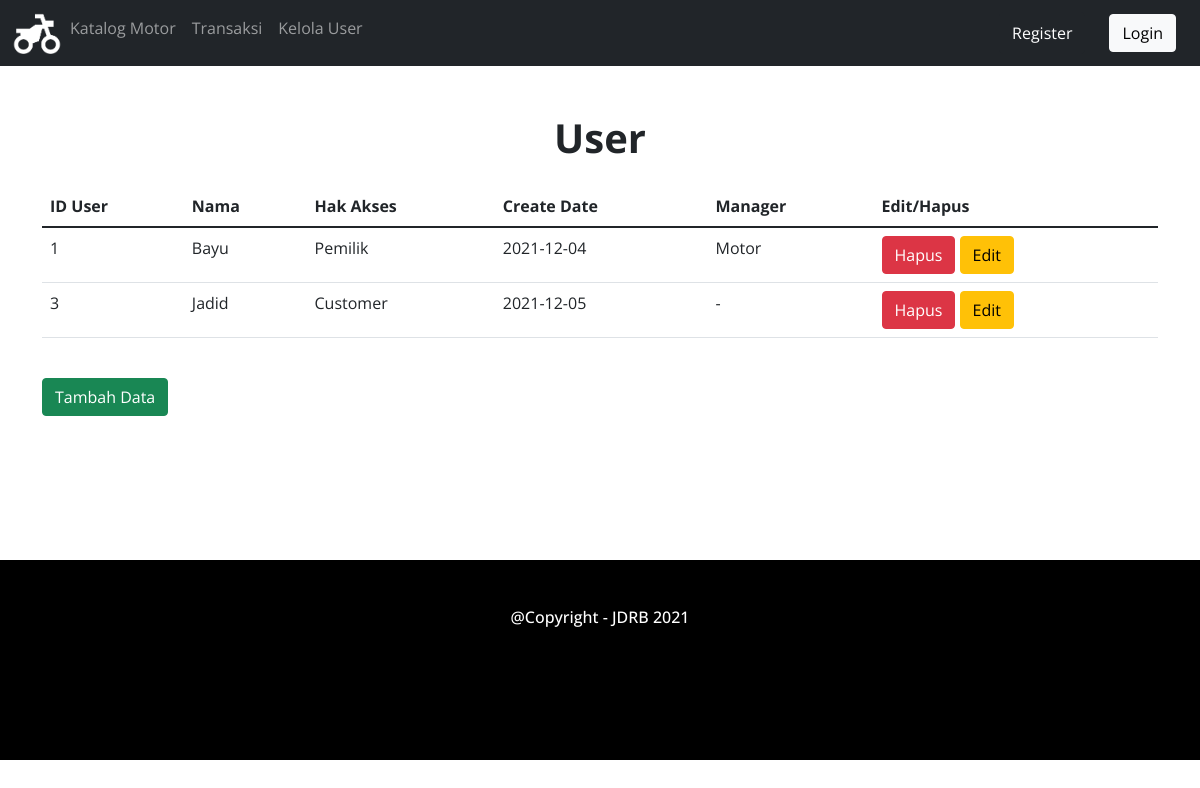
Page /user/user.php on the committed database.
### tables this page shows
CREATE TABLE `user` (
  `IDUser` int(100) NOT NULL,
  `Nama` varchar(20) NOT NULL,
  `Password` varchar(100) NOT NULL,
  `Hak_Akses` varchar(100) NOT NULL,
  `Create_Date` date NOT NULL DEFAULT current_timestamp(),
  `Manager` varchar(10) NOT NULL
);

### user/user.php (the view, shortened to what this page needs)
<!DOCTYPE html>
<html lang="en">
<head>
<link rel="stylesheet" href="../bootstrap/css/bootstrap.min.css">
<link rel="stylesheet" href="../style.css">
</head>
<body>
<nav class="navbar navbar-expand-sm bg-dark navbar-dark">
    <div class="container-fluid">
    <ul class="navbar-nav">
        <li class="nav-item">
            <a href="../index.php"><img src="../img/logo.png" class="logo-navbar"><a>
        </li>
        <li class="nav-item">
            <a class="nav-link" href="../identitas motor/identitas_motor.php">Katalog Motor</a>
        </li>
        <li class="nav-item">
            <a class="nav-link" href="#">Transaksi</a>
        </li>
        <li class="nav-item">
            <a class="nav-link" href="#">Kelola User</a>
        </li>
    </ul>
    </div>
    <?php if (isset($_SESSION["Nama"])) : ?>
        <p class="h6 text-white mr-5">Halo,<?php echo $_SESSION["Nama"] ?></p>
        <a href="../logout.php" class="btn btn-light buttonnavbar">Logout</a>
    <?php else : ?>
        <a href="../register.php" class="navbar btn btn-dark" >Register</a>
        <a href="../login.php" class="btn btn-light buttonnavbar">Login</a>
    <?php endif; ?>
</nav>
<div class="header">
    <h1 class="mt-5">User</h1>
</div>
<div class="container">
	<div class="mt-4">
		<div class="table-responsive">
			<table class="table">
				<thead>
					<tr>
						<th>ID User</th>
						<th>Nama</th>
						<th>Hak Akses</th>
						<th>Create Date</th>
						<th>Manager</th>
						<th>Edit/Hapus</th>
					</tr>
				</thead>
				<tbody>
                <?php
                    include '../koneksi.php';
                    $data=mysqli_query($koneksi,"SELECT * FROM user") or die(mysqli_error($koneksi));
                    foreach($data as $pengguna){?>
					<tr>
						<td><?php echo $pengguna['IDUser'];?></td>
						<td><?php echo $pengguna['Nama'];?></td>
						<td><?php echo $pengguna['Hak_Akses'];?></td>
						<td><?php echo $pengguna['Create_Date'];?></td>
						<td><?php echo $pengguna['Manager'];?></td>
						<td>
                            <a href="user_delete.php?IDUser=<?php echo $pengguna['ID']?>" class="btn btn-danger" onclick="return confirm('Anda akan menghapus data ini ?')">Hapus</a>
                            <a href="user_update.php?IDUser=<?php echo $pengguna['ID']?>" class="btn btn-warning">Edit</a>
						</td>
					</tr>
                <?php }
                ?>
				</tbody>
            </table>
        </div>
    </div>
	<a class="btn btn-success my-4" href="register.php" >Tambah Data</a>
</div>
<footer>
    <h6 class="text-center p-5"> @Copyright - JDRB 2021</h6>
</footer>
</body>
</html>

### style.css (style rules this page uses)
body { font-family: "Open Sans"; width: 100%; height: 100%; }
h1 { font-weight: bold; text-align: center; }
footer { width: 100%; height: 200px; margin-top: 10%; background-color: black; }
h6 { color: white; }
.logo-navbar { width:50px; height:50px; }
.buttonnavbar { margin-left: 2%; float: right; margin-right: 2%; }

### rows in the picture
user: IDUser "1", Nama "Bayu", Hak_Akses "Pemilik", Create_Date "2021-12-04", Manager "Motor"
user: IDUser "3", Nama "Jadid", Hak_Akses "Customer", Create_Date "2021-12-05", Manager "-"
